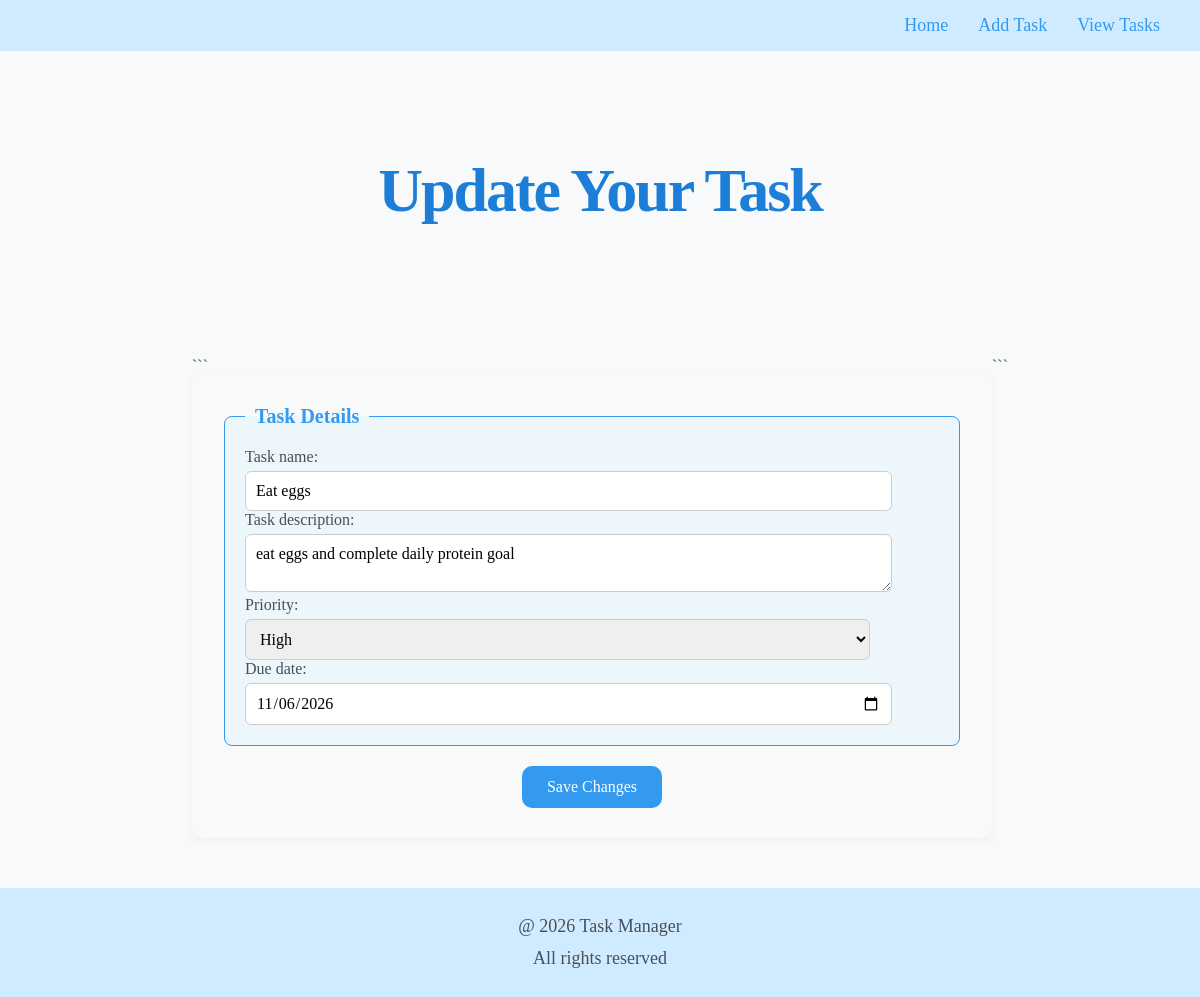
/update_task/13, run on an earlier commit of the app's database.
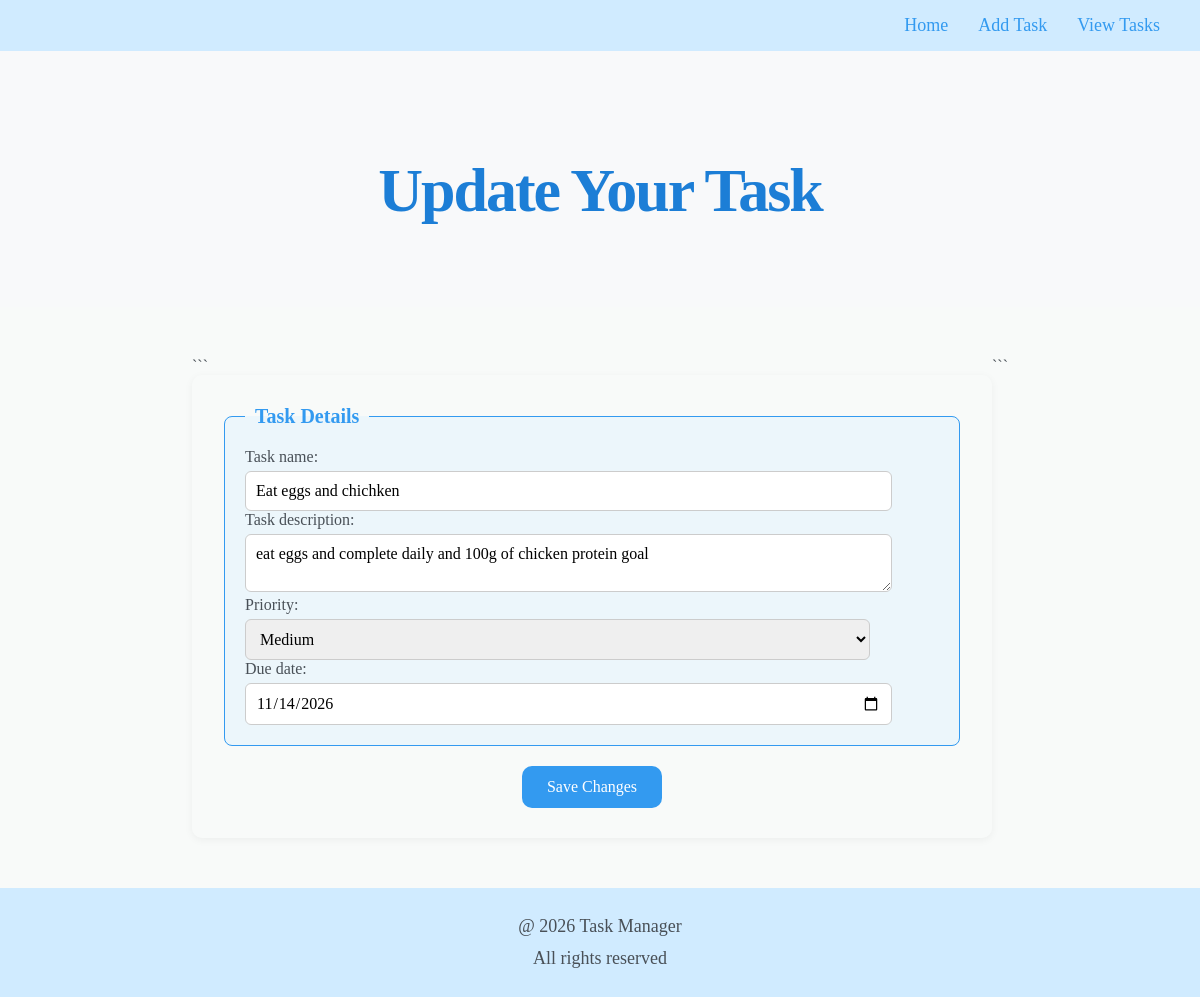
And on a later commit of the database.
### tables this page shows
CREATE TABLE tasks(

        id INTEGER PRIMARY KEY AUTOINCREMENT,
        title TEXT NOT NULL,
        description TEXT DEFAULT 'No description provided',
        priority TEXT NOT NULL 
            CHECK(priority in ('High', 'Medium', 'Low')),
        due_date TEXT DEFAULT NULL,
        status TEXT NOT NULL 
            CHECK(status in ('Pending', 'In Progress', 'Completed'))
    );

### Task-Manager/app.py (the view, shortened to what this page needs)
@app.route('/update_task/<int:task_id>', methods=['GET', 'POST'])
def update_task(task_id):
    connection = None
    try:
        connection = get_db_connection()
        cursor = connection.execute(
            "SELECT * FROM tasks WHERE id = ?",
            (task_id,)
        )
        task = cursor.fetchone()
    except sqlite3.Error as error:
        print('Database error:', error)
        return 'Unable to retrieve task', 500
    finally:
        if connection:
            connection.close()
    if task is None:
        return 'Task not found', 404
    return render_template('update_task.html', task=task)

### Task-Manager/app.py (called while the page is built)
def get_db_connection():
    connection = sqlite3.connect(DB_PATH)
    connection.row_factory = sqlite3.Row
    return connection

### Task-Manager/templates/update_task.html (shortened to what this page needs)
{% extends "base.html" %}
{% block content %}
<header id="hero">
    <div class="hero-container">
        <div class="hero-text">
            <h1>Update Your Task</h1>
        </div>
    </div>
</header>
<section id="task-form">
    <div class="form-container">
```
    <form action="{{ url_for('update_task', task_id=task.id) }}" method="POST">
        <fieldset class="task-details">
            <legend>Task Details</legend>
            <div class="field-group">
                <label for="text">Task name:</label>
                <input
                    type="text"
                    id="text"
                    name="text"
                    value="{{ task.title }}"
                    required
                >
            </div>
            <div class="field-group">
                <label for="desc">Task description:</label>
                <textarea
                    id="desc"
                    name="desc"
                >{{ task.description }}</textarea>
            </div>
            <div class="field-group">
                <label for="priority">Priority:</label>
                <select id="priority" name="priority">
                    <option value="High" {% if task.priority == 'High' %}selected{% endif %}>High</option>
                    <option value="Medium" {% if task.priority == 'Medium' %}selected{% endif %}>Medium</option>
                </select>
            </div>
            <div class="field-group">
                <label for="date">Due date:</label>
                <input
                    type="date"
                    id="date"
                    name="date"
                    value="{{ task.due_date or '' }}"
                >
            </div>
        </fieldset>
        <button type="submit" class="submit-btn">Save Changes</button>
    </form>
</div>
```
</section>
{% endblock %}

What changed in the data, as far as the page shows it:
changed tasks: text "Eat eggs" → "Eat eggs and chichken"; desc "eat eggs and complete daily protein goal" → "eat eggs and complete daily and 100g of chicken protein goal"; priority "High" → "Medium"; date "11/06/2026" → "11/14/2026"
